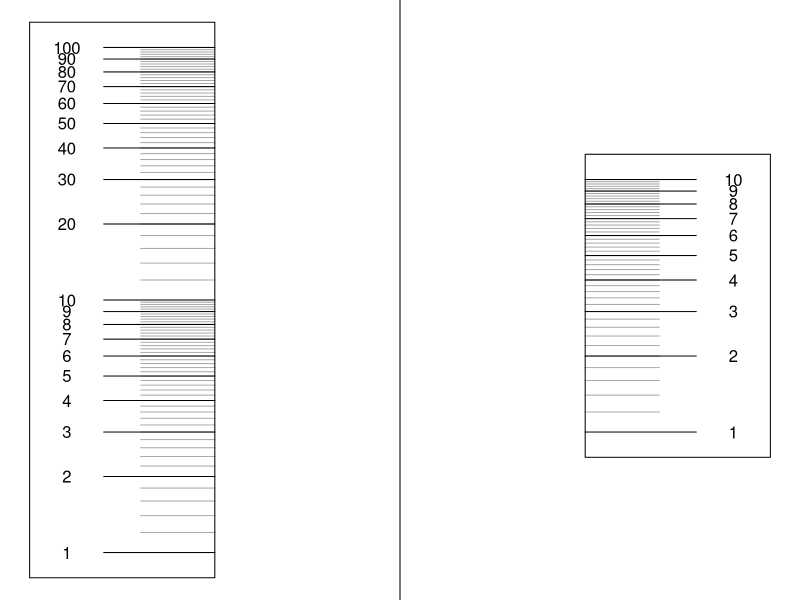

Write R code to recreate this figure.
pdf("slide_rule.pdf",8.5,11)

a = 3
bmp = 0.1

par(mar=c(0,0,0,0))
plot(0,0,"n",xlim=c(0,2),ylim=c(0-bmp,2+bmp),axes=F,ann=F)
for(i in seq(1.2,9.8,0.2)){
    for(j in 0:1){
        num = i*10^j
        y = log10(num)
        lines(c(0.3,0.5),c(y,y),col="darkgrey")
    }
}
for(i in seq(1.2,9.8,0.2)){
    num = i
    y2 = log10(num*a)
    lines(c(1.5,1.7),c(y2,y2),col="darkgrey")
}
# for(i in seq(1.1,9.9,0.1)){
#     for(j in 0:1){
#         num = i*10^j
#         y = log10(num)
#         lines(c(0.4,0.5),c(y,y),col="black",lwd=0.5)
#     }
# }
# for(i in seq(1.1,9.9,0.1)){
#     num = i
#     y2 = log10(num*a)
#     lines(c(1.5,1.6),c(y2,y2),col="black",lwd=0.5)
# }
# for(i in seq(1.5,9.5,1)){
#     for(j in 0:1){
#         num = i*10^j
#         y = log10(num)
#         lines(c(0.25,0.5),c(y,y),col="black",lwd=0.8)
#     }
# }
# for(i in seq(1.5,9.5,1)){
#     num = i
#     y2 = log10(num*a)
#     lines(c(1.5,1.75),c(y2,y2),col="black",lwd=0.8)
# }
nums = c(1:9,(1:9)*10,100)
for(num in nums){
    y = log10(num)
    lines(c(0.2,0.5),c(y,y))
    text(0.1,y,num)
}
for(num in 1:10){
    y2 = log10(num*a)
    lines(c(1.5,1.8),c(y2,y2))
    text(1.9,y2,num)
}

abline(v=1)

polygon(c(0,0.5,0.5,0),c(0-bmp,0-bmp,2+bmp,2+bmp))
polygon(c(1,0.5,0.5,1)+1,c(0-bmp,0-bmp,1+bmp,1+bmp)+log10(a))


dev.off()
